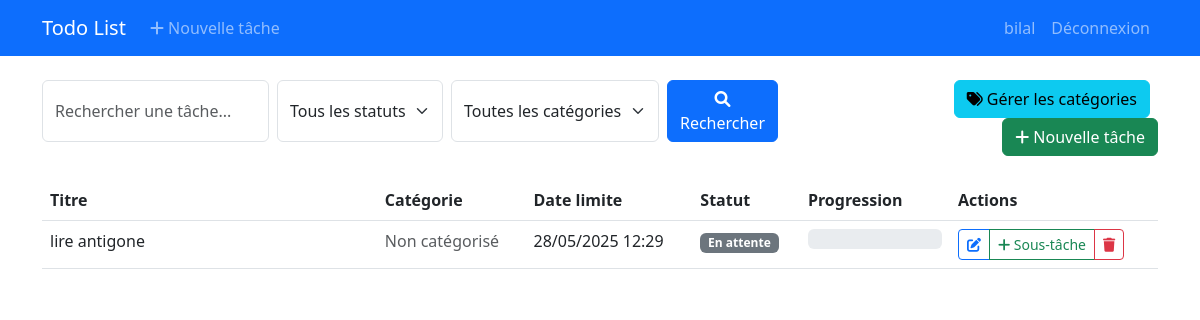
The page /tasks/ (signed in) on the database its author committed.
### todos/models.py (models this page shows, shortened)
class Task(models.Model):
    STATUS_CHOICES = [
        ('pending', 'En attente'),
        ('in_progress', 'En cours'),
        ('completed', 'Terminée'),
    ]
    title = models.CharField(max_length=200, verbose_name='Titre')
    description = models.TextField(blank=True, verbose_name='Description')
    created_date = models.DateTimeField(auto_now_add=True, verbose_name='Date de création')
    due_date = models.DateTimeField(verbose_name='Date limite')
    status = models.CharField(
        max_length=20,
        choices=STATUS_CHOICES,
        default='pending',
        verbose_name='Statut'
    )
    user = models.ForeignKey(
        User,
        on_delete=models.CASCADE,
        related_name='tasks',
        verbose_name='Utilisateur'
    )
    category = models.ForeignKey(
        Category,
        on_delete=models.SET_NULL,
        null=True,
        blank=True,
        related_name='tasks',
        verbose_name='Catégorie'
    )
    parent_task = models.ForeignKey(
        'self',
        on_delete=models.CASCADE,
        null=True,
        blank=True,
        related_name='subtasks',
        verbose_name='Tâche parente'
    )
    class Meta:
        ordering = ['due_date', 'created_date']
        verbose_name = 'Tâche'
        verbose_name_plural = 'Tâches'
    def get_progress(self):
        if not self.subtasks.exists():
            return 100 if self.status == 'completed' else 0
        total_subtasks = self.subtasks.count()
        completed_subtasks = self.subtasks.filter(status='completed').count()
        if total_subtasks > 0:
            return int((completed_subtasks / total_subtasks) * 100)
        return 0

### todos/views.py (the view)
# urls.py: path('tasks/', views.task_list, name='task_list'),
@login_required
def task_list(request):
    if request.user.is_staff:
        tasks = Task.objects.all().select_related('user', 'category').prefetch_related('subtasks')
    else:
        tasks = Task.objects.filter(user=request.user).select_related('category').prefetch_related('subtasks')
    search_query = request.GET.get('search', '')
    if search_query:
        tasks = tasks.filter(
            Q(title__icontains=search_query) |
            Q(user__username__icontains=search_query)
        )
    status_filter = request.GET.get('status', '')
    if status_filter:
        tasks = tasks.filter(status=status_filter)
    category_filter = request.GET.get('category', '')
    if category_filter:
        tasks = tasks.filter(category_id=category_filter)
    user_categories = Category.objects.filter(user=request.user)
    paginator = Paginator(tasks, 10)  # 10 tâches par page
    page_number = request.GET.get('page')
    page_obj = paginator.get_page(page_number)
    return render(request, 'todos/task_list.html', {
        'page_obj': page_obj,
        'search_query': search_query,
        'status_filter': status_filter,
        'category_filter': category_filter,
        'status_choices': Task.STATUS_CHOICES,
        'user_categories': user_categories,
        'is_staff': request.user.is_staff
    })

### todos/templates/todos/task_list.html (shortened to what this page needs)
{% extends 'base.html' %}
{% block content %}
<div class="row mb-4">
    <div class="col-md-8">
        <form method="get" class="d-flex gap-2">
            <input type="text" name="search" class="form-control" placeholder="Rechercher une tâche..." value="{{ search_query }}">
            <select name="status" class="form-select" style="width: auto;">
                <option value="">Tous les statuts</option>
            </select>
            <select name="category" class="form-select" style="width: auto;">
                <option value="">Toutes les catégories</option>
            </select>
            <button type="submit" class="btn btn-primary">
                <i class="fas fa-search"></i> Rechercher
            </button>
        </form>
    </div>
    <div class="col-md-4 text-end">
        <a href="{% url 'category_list' %}" class="btn btn-info me-2">
            <i class="fas fa-tags"></i> Gérer les catégories
        </a>
        <a href="{% url 'task_create' %}" class="btn btn-success">
            <i class="fas fa-plus"></i> Nouvelle tâche
        </a>
    </div>
</div>
{% if page_obj %}
    <div class="table-responsive">
        <table class="table table-hover">
            <thead>
                <tr>
                    <th style="width: 30%">Titre</th>
                    <th>Catégorie</th>
                    <th>Date limite</th>
                    <th>Statut</th>
                    <th>Progression</th>
                    <th>Actions</th>
                </tr>
            </thead>
            <tbody>
                {% for task in page_obj %}
                    {% if not task.parent_task %}
                        <tr>
                            <td>
                                <div class="d-flex align-items-center">
                                    <span class="me-2">{{ task.title }}</span>
                                </div>
                            </td>
                            <td>
                                {% if task.category %}
                                    <span class="badge" style="background-color: {{ task.category.color }}">
                                        {{ task.category.name }}
                                    </span>
                                {% else %}
                                    <span class="text-muted">Non catégorisé</span>
                                {% endif %}
                            </td>
                            <td>{{ task.due_date|date:"d/m/Y H:i" }}</td>
                            <td>
                                <span class="badge status-badge-{{ task.id }} {% if task.status == 'completed' %}bg-success
                                           {% elif task.status == 'in_progress' %}bg-warning
                                           {% else %}bg-secondary{% endif %}">
                                    {{ task.get_status_display }}
                                </span>
                            </td>
                            <td style="width: 150px;">
                                <div class="progress" style="height: 20px;">
                                </div>
                            </td>
                            <td>
                                <div class="btn-group">
                                    <a href="{% url 'task_update' task.id %}" class="btn btn-sm btn-outline-primary">
                                        <i class="fas fa-edit"></i>
                                    </a>
                                    <a href="{% url 'task_create' %}?parent={{ task.id }}" class="btn btn-sm btn-outline-success">
                                        <i class="fas fa-plus"></i> Sous-tâche
                                    </a>
                                    <a href="{% url 'task_delete' task.id %}" class="btn btn-sm btn-outline-danger">
                                        <i class="fas fa-trash"></i>
                                    </a>
                                </div>
                            </td>
                        </tr>
                    {% endif %}
                {% endfor %}
            </tbody>
        </table>
    </div>
{% else %}
    <div class="alert alert-info">
        <i class="fas fa-info-circle"></i> Aucune tâche trouvée.
    </div>
{% endif %}
{% endblock %}

### templates/base.html (shortened to what this page needs)
<!DOCTYPE html>
<html lang="fr">
<head>
    <link href="https://cdn.jsdelivr.net/npm/bootstrap@5.3.0/dist/css/bootstrap.min.css" rel="stylesheet">
    <link href="https://cdnjs.cloudflare.com/ajax/libs/font-awesome/6.0.0/css/all.min.css" rel="stylesheet">
</head>
<body>
    <nav class="navbar navbar-expand-lg navbar-dark bg-primary mb-4">
        <div class="container">
            <a class="navbar-brand" href="{% url 'task_list' %}">Todo List</a>
            <div class="collapse navbar-collapse" id="navbarNav">
                <ul class="navbar-nav me-auto">
                    {% if user.is_authenticated %}
                        <li class="nav-item">
                            <a class="nav-link" href="{% url 'task_create' %}">
                                <i class="fas fa-plus"></i> Nouvelle tâche
                            </a>
                        </li>
                    {% endif %}
                </ul>
                <ul class="navbar-nav">
                    {% if user.is_authenticated %}
                        <li class="nav-item">
                            <span class="nav-link">{{ user.username }}</span>
                        </li>
                        <li class="nav-item">
                            <a class="nav-link" href="{% url 'logout' %}">Déconnexion</a>
                        </li>
                    {% endif %}
                </ul>
            </div>
        </div>
    </nav>
    <div class="container">
        {% block content %}
        {% endblock %}
    </div>
</body>
</html>

### rows shown on the page
Task: title "lire antigone", shows "Non catégorisé", due_date "28/05/2025 12:29", status "En attente"

### other values the page prints
{{ user.username }} "bilal"
